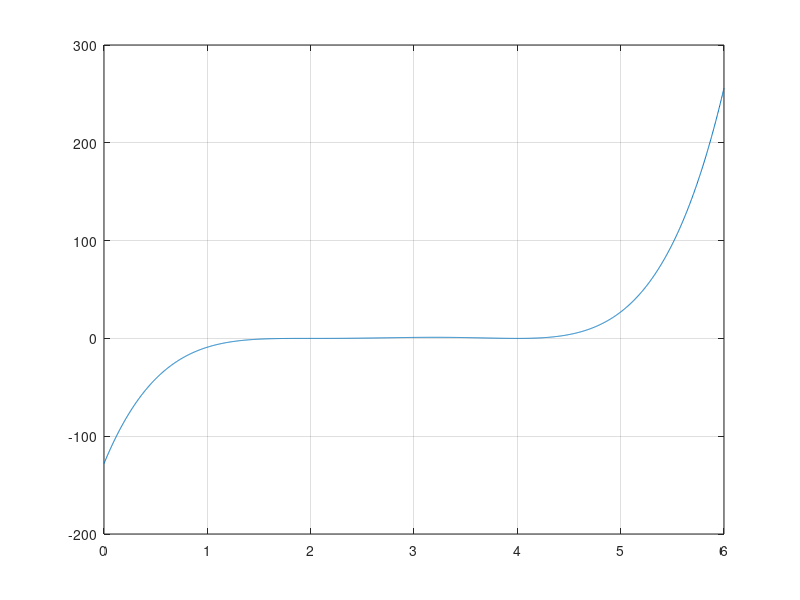

MATLAB code for this plot: (Note: this script raises an error after producing the figure.)
% Define the function
f = @(x) x.^5 - 14*x.^4 + 76*x.^3 - 200*x.^2 + 256 * x - 128; 

% Plot the formula
X = linspace(0, 6, 2000);
plot(X, f(X));
hold on
grid on

x0 = 1;
x1 = 5;
tol = 1e-5;
max_iter = 100;

root1 = bisection(f, x0, x1, tol, max_iter);
root2 = secant(f, x0, x1, tol, max_iter);
root3 = false_position(f, x0, x1, tol, max_iter);

fprintf("bisection method:\n\t%d\n", root1);
fprintf("secant method:\n\t%d\n", root2);
fprintf("false position method:\n\t%d\n", root3);

scatter(root1, f(root1), 'red', 'filled');
scatter(root2, f(root2), 'green', 'filled');
scatter(root3, f(root3), 'blue', 'filled');

hold off